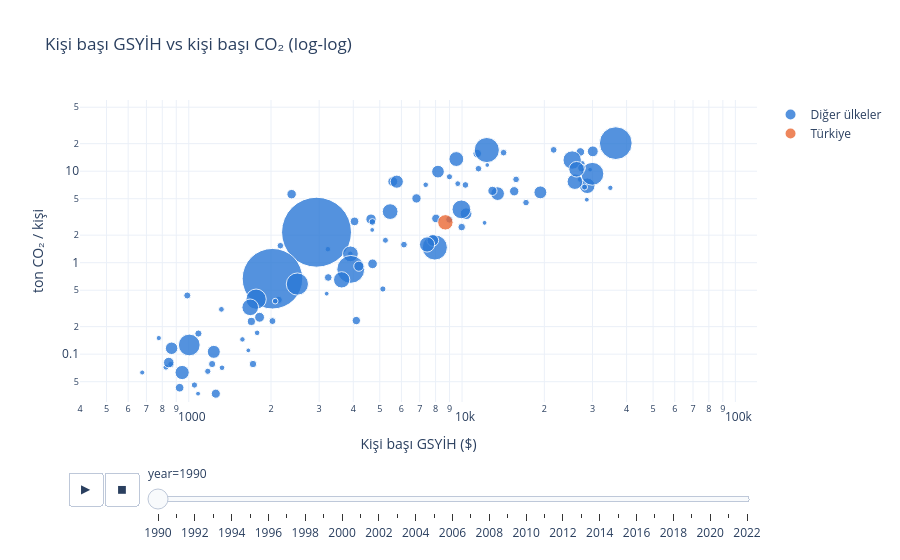

Notebook code cell kept with this figure:
### Markdown cell above
### Zenginleştikçe ülkeler nasıl hareket etti? (animasyon)
Balon büyüklüğü = nüfus. ▶ ile oynat, bir balonun üzerine gelince ülkeyi gör.

### Code cell
b = ulkeler[ulkeler.year.between(1990, GSYIH_SON) & (ulkeler.population > 5_000_000)] \
    .dropna(subset=["gdp", "co2_per_capita"]).copy()
b["Kişi başı GSYİH ($)"] = b.gdp / b.population
b["Grup"] = np.where(b.country == "Turkey", "Türkiye", "Diğer ülkeler")

fig = px.scatter(b, x="Kişi başı GSYİH ($)", y="co2_per_capita", size="population", color="Grup",
                 hover_name="country", animation_frame="year", animation_group="country",
                 log_x=True, log_y=True, size_max=55, range_x=[400, 120_000], range_y=[0.03, 60],
                 color_discrete_map={"Türkiye": TURUNCU, "Diğer ülkeler": MAVI},
                 labels={"co2_per_capita": "ton CO₂ / kişi"},
                 title="Kişi başı GSYİH vs kişi başı CO₂ (log-log)")
fig.update_traces(marker=dict(line=dict(width=1, color="white"), opacity=0.8))
fig.update_layout(height=560, legend_title_text="")
fig.show()

### Figure 1 — Plotly figure (JSON) as saved in the notebook; plotly's stock layout.template omitted (floating-point values rounded to 4 significant figures)
{"data": [{"hovertemplate": "<b>%{hovertext}</b><br><br>Grup=Diğer ülkeler<br>year=1990<br>Kişi başı GSYİH ($)=%{x}<br>ton CO₂ / kişi=%{y}<br>population=%{marker.size}<extra></extra>", "hovertext": ["Afghanistan", "Algeria", "Angola", "Argentina", "Australia", "Austria", "Azerbaijan", "Bangladesh", "Belarus", "Belgium", "Benin", "Bolivia", "Brazil", "Bulgaria", "Burkina Faso", "Burundi", "Cambodia", "Cameroon", "Canada", "Chad", "Chile", "China", "Colombia", "Cote d'Ivoire", "Cuba", "Czechia", "Democratic Republic of Congo", "Denmark", "Dominican Republic", "Ecuador", "Egypt", "El Salvador", "Ethiopia", "France", "Georgia", "Germany", "Ghana", "Greece", "Guatemala", "Guinea", "Haiti", "Hong Kong", "Hungary", "India", "Indonesia", "Iran", "Iraq", "Italy", "Japan", "Kazakhstan", "Kenya", "Madagascar", "Malawi", "Malaysia", "Mali", "Mexico", "Morocco", "Mozambique", "Myanmar", "Nepal", "Netherlands", "Niger", "Nigeria", "North Korea", "Pakistan", "Peru", "Philippines", "Poland", "Portugal", "Romania", "Russia", "Rwanda", "Saudi Arabia", "Senegal", "Serbia", "Slovakia", "South Africa", "South Korea", "Spain", "Sri Lanka", "Sweden", "Switzerland", "Syria", "Taiwan", "Tajikistan", "Tanzania", "Thailand", "Tunisia", "Uganda", "Ukraine", "United Kingdom", "United States", "Uzbekistan", "Venezuela", "Vietnam", "Yemen", "Zambia", "Zimbabwe"], "ids": ["Afghanistan", "Algeria", "Angola", "Argentina", "Australia", "Austria", "Azerbaijan", "Bangladesh", "Belarus", "Belgium", "Benin", "Bolivia", "Brazil", "Bulgaria", "Burkina Faso", "Burundi", "Cambodia", "Cameroon", "Canada", "Chad", "Chile", "China", "Colombia", "Cote d'Ivoire", "Cuba", "Czechia", "Democratic Republic of Congo", "Denmark", "Dominican Republic", "Ecuador", "Egypt", "El Salvador", "Ethiopia", "France", "Georgia", "Germany", "Ghana", "Greece", "Guatemala", "Guinea", "Haiti", "Hong Kong", "Hungary", "India", "Indonesia", "Iran", "Iraq", "Italy", "Japan", "Kazakhstan", "Kenya", "Madagascar", "Malawi", "Malaysia", "Mali", "Mexico", "Morocco", "Mozambique", "Myanmar", "Nepal", "Netherlands", "Niger", "Nigeria", "North Korea", "Pakistan", "Peru", "Philippines", "Poland", "Portugal", "Romania", "Russia", "Rwanda", "Saudi Arabia", "Senegal", "Serbia", "Slovakia", "South Africa", "South Korea", "Spain", "Sri Lanka", "Sweden", "Switzerland", "Syria", "Taiwan", "Tajikistan", "Tanzania", "Thailand", "Tunisia", "Uganda", "Ukraine", "United Kingdom", "United States", "Uzbekistan", "Venezuela", "Vietnam", "Yemen", "Zambia", "Zimbabwe"], "legendgroup": "Diğer ülkeler", "marker": {"color": "#2a78d6", "line": {"color": "white", "width": 1}, "opacity": 0.8, "size": [12050000.0, 25380000.0, 11630000.0, 32760000.0, 17130000.0, 7680000.0, 7231000.0, 111600000.0, 10190000.0, 9961000.0, 5281000.0, 7130000.0, 149100000.0, 8822000.0, 9159000.0, 5587000.0, 7375000.0, 11330000.0, 27790000.0, 5983000.0, 13440000.0, 1154000000.0, 32440000.0, 12190000.0, 10630000.0, 10300000.0, 36680000.0, 5141000.0, 7151000.0, 10470000.0, 58400000.0, 5400000.0, 47610000.0, 56990000.0, 5449000.0, 79710000.0, 15390000.0, 10260000.0, 9025000.0, 6434000.0, 6854000.0, 5561000.0, 10380000.0, 865000000.0, 183500000.0, 58380000.0, 17580000.0, 57030000.0, 123400000.0, 17150000.0, 22890000.0, 12060000.0, 9546000.0, 17830000.0, 9179000.0, 82820000.0, 24380000.0, 13090000.0, 39820000.0, 19520000.0, 15030000.0, 8286000.0, 97120000.0, 21110000.0, 116200000.0, 22010000.0, 62850000.0, 38060000.0, 9990000.0, 22940000.0, 149000000.0, 7375000.0, 10640000.0, 7721000.0, 7875000.0, 5266000.0, 40750000.0, 44080000.0, 39080000.0, 16350000.0, 8559000.0, 6713000.0, 12580000.0, 20590000.0, 5399000.0, 26110000.0, 54740000.0, 8325000.0, 17570000.0, 52050000.0, 57370000.0, 253400000.0, 20460000.0, 19830000.0, 65500000.0, 13890000.0, 7786000.0, 10140000.0], "sizemode": "area", "sizeref": 471500.0, "symbol": "circle"}, "mode": "markers", "name": "Diğer ülkeler", "orientation": "v", "showlegend": true, "type": "scatter", "x": [1085.0, 4644.0, 987.6, 10340.0, 27100.0, 27080.0, 7362.0, 1004.0, 11480.0, 27430.0, 1652.0, 3229.0, 7949.0, 8994.0, 1174.0, 1081.0, 1779.0, 2024.0, 30080.0, 675.6, 9969.0, 2934.0, 7816.0, 2134.0, 4698.0, 14190.0, 865.4, 29410.0, 3901.0, 6129.0, 3904.0, 3197.0, 945.8, 28710.0, 12090.0, 25290.0, 1695.0, 15760.0, 5131.0, 777.0, 1572.0, 28600.0, 10290.0, 2024.0, 3916.0, 5455.0, 4041.0, 25870.0, 29980.0, 11360.0, 1816.0, 1218.0, 860.1, 8030.0, 1049.0, 9944.0, 4191.0, 1718.0, 1235.0, 1256.0, 27370.0, 825.2, 1764.0, 2379.0, 2497.0, 4705.0, 3626.0, 8164.0, 17140.0, 5578.0, 12320.0, 1323.0, 21640.0, 2072.0, 9645.0, 12370.0, 5771.0, 13490.0, 19350.0, 4103.0, 28070.0, 34880.0, 8984.0, 15520.0, 4690.0, 845.0, 7447.0, 5244.0, 925.9, 9527.0, 26250.0, 36510.0, 6812.0, 12920.0, 1678.0, 3238.0, 1317.0, 2164.0], "xaxis": "x", "y": [0.168, 2.991, 0.438, 3.425, 16.24, 8.098, 7.101, 0.126, 10.65, 12.08, 0.11, 1.405, 1.466, 8.687, 0.065, 0.037, 0.171, 0.23, 16.48, 0.063, 2.449, 2.153, 1.753, 0.392, 2.788, 15.94, 0.116, 10.4, 1.249, 1.575, 1.248, 0.458, 0.063, 6.929, 2.725, 13.23, 0.228, 8.133, 0.516, 0.15, 0.145, 4.882, 7.073, 0.668, 0.845, 3.616, 2.826, 7.684, 9.359, 15.59, 0.253, 0.078, 0.077, 3.043, 0.046, 3.825, 0.915, 0.078, 0.106, 0.037, 10.85, 0.072, 0.399, 5.607, 0.584, 0.972, 0.649, 9.889, 4.536, 7.696, 17.02, 0.071, 17.1, 0.38, 7.307, 11.68, 7.68, 5.683, 5.869, 0.233, 6.709, 6.576, 2.962, 6.033, 2.28, 0.081, 1.581, 1.757, 0.043, 13.57, 10.49, 20.25, 5.039, 6.096, 0.325, 0.689, 0.309, 1.533], "yaxis": "y"}, {"hovertemplate": "<b>%{hovertext}</b><br><br>Grup=Türkiye<br>year=1990<br>Kişi başı GSYİH ($)=%{x}<br>ton CO₂ / kişi=%{y}<br>population=%{marker.size}<extra></extra>", "hovertext": ["Turkey"], "ids": ["Turkey"], "legendgroup": "Türkiye", "marker": {"color": "#eb6834", "line": {"color": "white", "width": 1}, "opacity": 0.8, "size": [56020000.0], "sizemode": "area", "sizeref": 471500.0, "symbol": "circle"}, "mode": "markers", "name": "Türkiye", "orientation": "v", "showlegend": true, "type": "scatter", "x": [8690.0], "xaxis": "x", "y": [2.759], "yaxis": "y"}], "layout": {"height": 560, "legend": {"itemsizing": "constant", "title": {"text": ""}, "tracegroupgap": 0}, "sliders": [{"active": 0, "currentvalue": {"prefix": "year="}, "len": 0.9, "pad": {"b": 10, "t": 60}, "steps": [{"args": [["1990"], {"frame": {"duration": 0, "redraw": false}, "fromcurrent": true, "mode": "immediate", "transition": {"duration": 0, "easing": "linear"}}], "label": "1990", "method": "animate"}, {"args": [["1991"], {"frame": {"duration": 0, "redraw": false}, "fromcurrent": true, "mode": "immediate", "transition": {"duration": 0, "easing": "linear"}}], "label": "1991", "method": "animate"}, {"args": [["1992"], {"frame": {"duration": 0, "redraw": false}, "fromcurrent": true, "mode": "immediate", "transition": {"duration": 0, "easing": "linear"}}], "label": "1992", "method": "animate"}, {"args": [["1993"], {"frame": {"duration": 0, "redraw": false}, "fromcurrent": true, "mode": "immediate", "transition": {"duration": 0, "easing": "linear"}}], "label": "1993", "method": "animate"}, {"args": [["1994"], {"frame": {"duration": 0, "redraw": false}, "fromcurrent": true, "mode": "immediate", "transition": {"duration": 0, "easing": "linear"}}], "label": "1994", "method": "animate"}, {"args": [["1995"], {"frame": {"duration": 0, "redraw": false}, "fromcurrent": true, "mode": "immediate", "transition": {"duration": 0, "easing": "linear"}}], "label": "1995", "method": "animate"}, {"args": [["1996"], {"frame": {"duration": 0, "redraw": false}, "fromcurrent": true, "mode": "immediate", "transition": {"duration": 0, "easing": "linear"}}], "label": "1996", "method": "animate"}, {"args": [["1997"], {"frame": {"duration": 0, "redraw": false}, "fromcurrent": true, "mode": "immediate", "transition": {"duration": 0, "easing": "linear"}}], "label": "1997", "method": "animate"}, {"args": [["1998"], {"frame": {"duration": 0, "redraw": false}, "fromcurrent": true, "mode": "immediate", "transition": {"duration": 0, "easing": "linear"}}], "label": "1998", "method": "animate"}, {"args": [["1999"], {"frame": {"duration": 0, "redraw": false}, "fromcurrent": true, "mode": "immediate", "transition": {"duration": 0, "easing": "linear"}}], "label": "1999", "method": "animate"}, {"args": [["2000"], {"frame": {"duration": 0, "redraw": false}, "fromcurrent": true, "mode": "immediate", "transition": {"duration": 0, "easing": "linear"}}], "label": "2000", "method": "animate"}, {"args": [["2001"], {"frame": {"duration": 0, "redraw": false}, "fromcurrent": true, "mode": "immediate", "transition": {"duration": 0, "easing": "linear"}}], "label": "2001", "method": "animate"}, {"args": [["2002"], {"frame": {"duration": 0, "redraw": false}, "fromcurrent": true, "mode": "immediate", "transition": {"duration": 0, "easing": "linear"}}], "label": "2002", "method": "animate"}, {"args": [["2003"], {"frame": {"duration": 0, "redraw": false}, "fromcurrent": true, "mode": "immediate", "transition": {"duration": 0, "easing": "linear"}}], "label": "2003", "method": "animate"}, {"args": [["2004"], {"frame": {"duration": 0, "redraw": false}, "fromcurrent": true, "mode": "immediate", "transition": {"duration": 0, "easing": "linear"}}], "label": "2004", "method": "animate"}, {"args": [["2005"], {"frame": {"duration": 0, "redraw": false}, "fromcurrent": true, "mode": "immediate", "transition": {"duration": 0, "easing": "linear"}}], "label": "2005", "method": "animate"}, {"args": [["2006"], {"frame": {"duration": 0, "redraw": false}, "fromcurrent": true, "mode": "immediate", "transition": {"duration": 0, "easing": "linear"}}], "label": "2006", "method": "animate"}, {"args": [["2007"], {"frame": {"duration": 0, "redraw": false}, "fromcurrent": true, "mode": "immediate", "transition": {"duration": 0, "easing": "linear"}}], "label": "2007", "method": "animate"}, {"args": [["2008"], {"frame": {"duration": 0, "redraw": false}, "fromcurrent": true, "mode": "immediate", "transition": {"duration": 0, "easing": "linear"}}], "label": "2008", "method": "animate"}, {"args": [["2009"], {"frame": {"duration": 0, "redraw": false}, "fromcurrent": true, "mode": "immediate", "transition": {"duration": 0, "easing": "linear"}}], "label": "2009", "method": "animate"}, {"args": [["2010"], {"frame": {"duration": 0, "redraw": false}, "fromcurrent": true, "mode": "immediate", "transition": {"duration": 0, "easing": "linear"}}], "label": "2010", "method": "animate"}, {"args": [["2011"], {"frame": {"duration": 0, "redraw": false}, "fromcurrent": true, "mode": "immediate", "transition": {"duration": 0, "easing": "linear"}}], "label": "2011", "method": "animate"}, {"args": [["2012"], {"frame": {"duration": 0, "redraw": false}, "fromcurrent": true, "mode": "immediate", "transition": {"duration": 0, "easing": "linear"}}], "label": "2012", "method": "animate"}, {"args": [["2013"], {"frame": {"duration": 0, "redraw": false}, "fromcurrent": true, "mode": "immediate", "transition": {"duration": 0, "easing": "linear"}}], "label": "2013", "method": "animate"}, {"args": [["2014"], {"frame": {"duration": 0, "redraw": false}, "fromcurrent": true, "mode": "immediate", "transition": {"duration": 0, "easing": "linear"}}], "label": "2014", "method": "animate"}, {"args": [["2015"], {"frame": {"duration": 0, "redraw": false}, "fromcurrent": true, "mode": "immediate", "transition": {"duration": 0, "easing": "linear"}}], "label": "2015", "method": "animate"}, {"args": [["2016"], {"frame": {"duration": 0, "redraw": false}, "fromcurrent": true, "mode": "immediate", "transition": {"duration": 0, "easing": "linear"}}], "label": "2016", "method": "animate"}, {"args": [["2017"], {"frame": {"duration": 0, "redraw": false}, "fromcurrent": true, "mode": "immediate", "transition": {"duration": 0, "easing": "linear"}}], "label": "2017", "method": "animate"}, {"args": [["2018"], {"frame": {"duration": 0, "redraw": false}, "fromcurrent": true, "mode": "immediate", "transition": {"duration": 0, "easing": "linear"}}], "label": "2018", "method": "animate"}, {"args": [["2019"], {"frame": {"duration": 0, "redraw": false}, "fromcurrent": true, "mode": "immediate", "transition": {"duration": 0, "easing": "linear"}}], "label": "2019", "method": "animate"}, {"args": [["2020"], {"frame": {"duration": 0, "redraw": false}, "fromcurrent": true, "mode": "immediate", "transition": {"duration": 0, "easing": "linear"}}], "label": "2020", "method": "animate"}, {"args": [["2021"], {"frame": {"duration": 0, "redraw": false}, "fromcurrent": true, "mode": "immediate", "transition": {"duration": 0, "easing": "linear"}}], "label": "2021", "method": "animate"}, {"args": [["2022"], {"frame": {"duration": 0, "redraw": false}, "fromcurrent": true, "mode": "immediate", "transition": {"duration": 0, "easing": "linear"}}], "label": "2022", "method": "animate"}], "x": 0.1, "xanchor": "left", "y": 0, "yanchor": "top"}], "title": {"text": "Kişi başı GSYİH vs kişi başı CO₂ (log-log)"}, "updatemenus": [{"buttons": [{"args": [null, {"frame": {"duration": 500, "redraw": false}, "fromcurrent": true, "mode": "immediate", "transition": {"duration": 500, "easing": "linear"}}], "label": "&#9654;", "method": "animate"}, {"args": [[null], {"frame": {"duration": 0, "redraw": false}, "fromcurrent": true, "mode": "immediate", "transition": {"duration": 0, "easing": "linear"}}], "label": "&#9724;", "method": "animate"}], "direction": "left", "pad": {"r": 10, "t": 70}, "showactive": false, "type": "buttons", "x": 0.1, "xanchor": "right", "y": 0, "yanchor": "top"}], "xaxis": {"anchor": "y", "domain": [0.0, 1.0], "range": [2.602, 5.079], "title": {"text": "Kişi başı GSYİH ($)"}, "type": "log"}, "yaxis": {"anchor": "x", "domain": [0.0, 1.0], "range": [-1.523, 1.778], "title": {"text": "ton CO₂ / kişi"}, "type": "log"}}}
